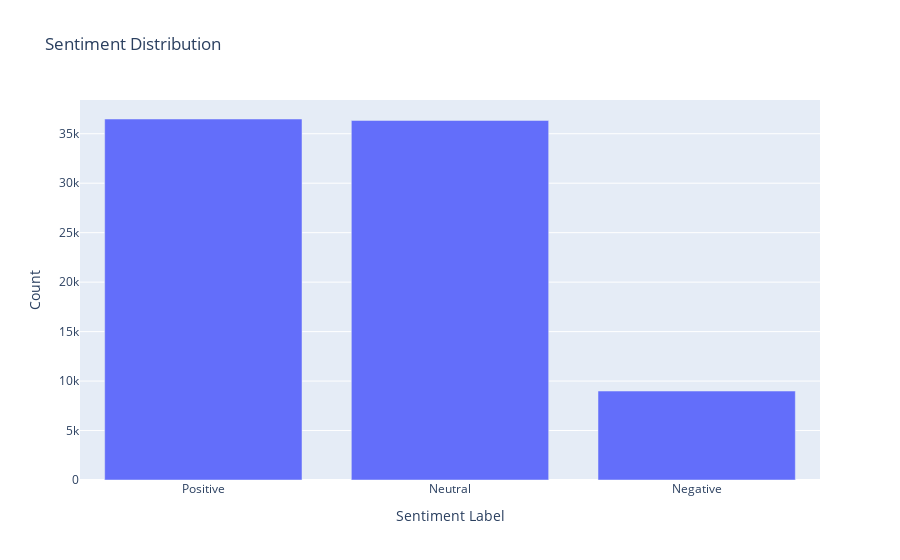
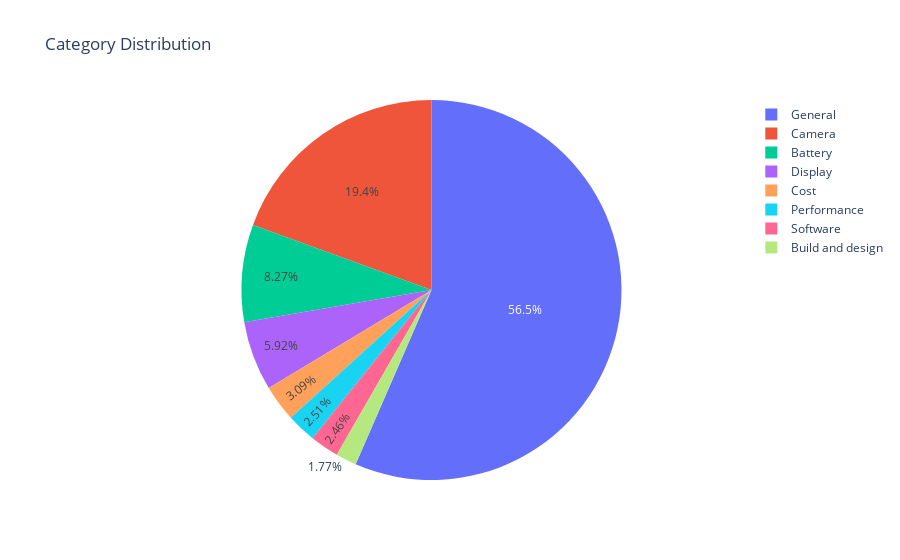
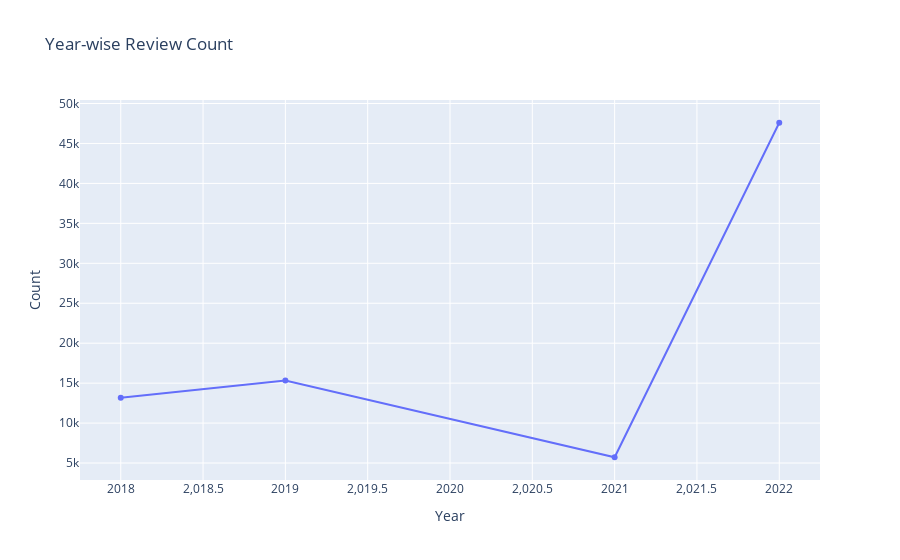

Here is the notebook cell these charts were saved with, in order:
### Markdown cell above
## Overall Data EDA

### Code cell
# Plot 1: Bar chart for Sentiment distribution
sentiment_counts = df['Sentiment Label'].value_counts().reset_index()
sentiment_counts.columns = ['Sentiment Label', 'Count']

fig1 = px.bar(sentiment_counts, x='Sentiment Label', y='Count', title='Sentiment Distribution')
fig1.update_xaxes(title_text='Sentiment Label')
fig1.update_yaxes(title_text='Count')

# Plot 2: Pie chart for Category distribution
category_counts = year_2022_df['Category'].value_counts().reset_index()
category_counts.columns = ['Category', 'Count']

fig2 = px.pie(category_counts, names='Category', values='Count', title='Category Distribution')

# Plot 3: Line chart for Year-wise review count
yearly_review_counts = df['Year'].value_counts().reset_index()
yearly_review_counts.columns = ['Year', 'Count']
yearly_review_counts = yearly_review_counts.sort_values(by='Year')

fig3 = go.Figure(data=go.Scatter(x=yearly_review_counts['Year'], y=yearly_review_counts['Count'], mode='lines+markers'))
fig3.update_layout(title='Year-wise Review Count', xaxis_title='Year', yaxis_title='Count')

# Display plots
fig1.show()
fig2.show()
fig3.show()

### Figure 1 — Plotly figure (JSON) as saved in the notebook; plotly's stock layout.template omitted (floating-point values rounded to 4 significant figures)
{"data": [{"alignmentgroup": "True", "hovertemplate": "Sentiment Label=%{x}<br>Count=%{y}<extra></extra>", "legendgroup": "", "marker": {"color": "#636efa", "pattern": {"shape": ""}}, "name": "", "offsetgroup": "", "orientation": "v", "showlegend": false, "textposition": "auto", "type": "bar", "x": ["Positive", "Neutral", "Negative"], "xaxis": "x", "y": [36488, 36343, 8991], "yaxis": "y"}], "layout": {"barmode": "relative", "legend": {"tracegroupgap": 0}, "title": {"text": "Sentiment Distribution"}, "xaxis": {"anchor": "y", "domain": [0, 1], "title": {"text": "Sentiment Label"}}, "yaxis": {"anchor": "x", "domain": [0, 1], "title": {"text": "Count"}}}}

### Figure 2 — Plotly figure (JSON) as saved in the notebook; plotly's stock layout.template omitted (floating-point values rounded to 4 significant figures)
{"data": [{"domain": {"x": [0, 1], "y": [0, 1]}, "hovertemplate": "Category=%{label}<br>Count=%{value}<extra></extra>", "labels": ["General", "Camera", "Battery", "Display", "Cost", "Performance", "Software", "Build and design"], "legendgroup": "", "name": "", "showlegend": true, "type": "pie", "values": [46259, 15906, 6767, 4845, 2530, 2052, 2015, 1448]}], "layout": {"legend": {"tracegroupgap": 0}, "title": {"text": "Category Distribution"}}}

### Figure 3 — Plotly figure (JSON) as saved in the notebook; plotly's stock layout.template omitted (floating-point values rounded to 4 significant figures)
{"data": [{"mode": "lines+markers", "type": "scatter", "x": [2018, 2019, 2021, 2022], "y": [13181, 15324, 5725, 47592]}], "layout": {"title": {"text": "Year-wise Review Count"}, "xaxis": {"title": {"text": "Year"}}, "yaxis": {"title": {"text": "Count"}}}}
